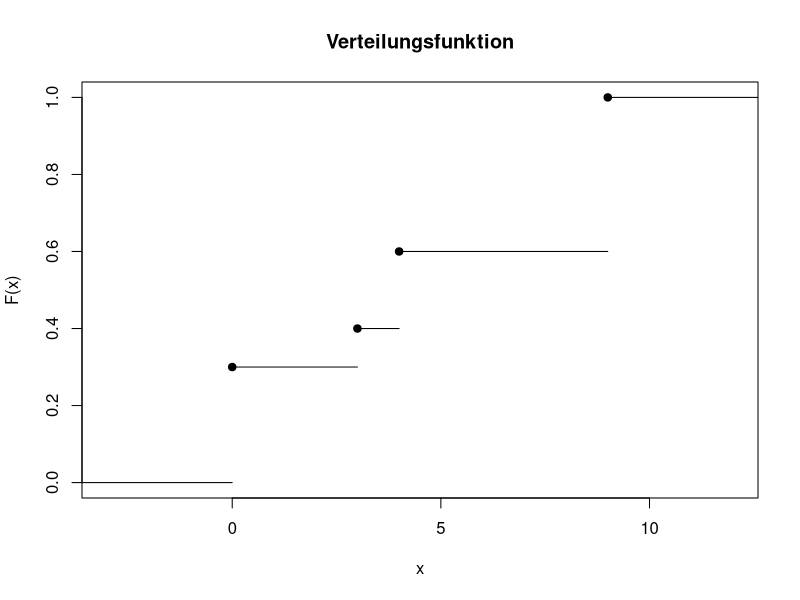
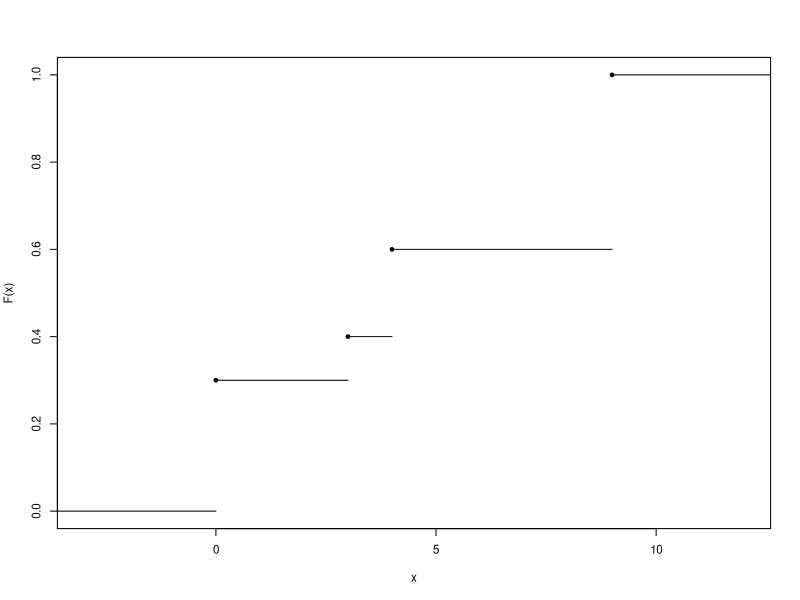
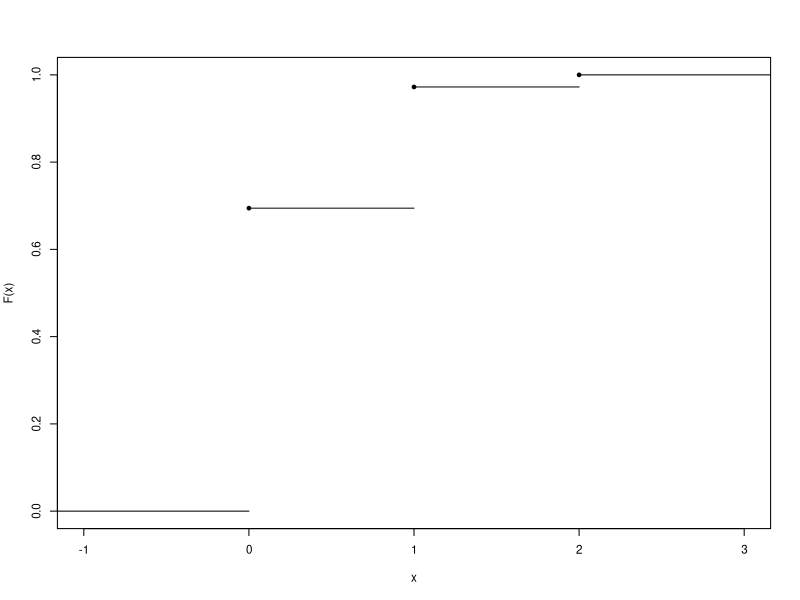
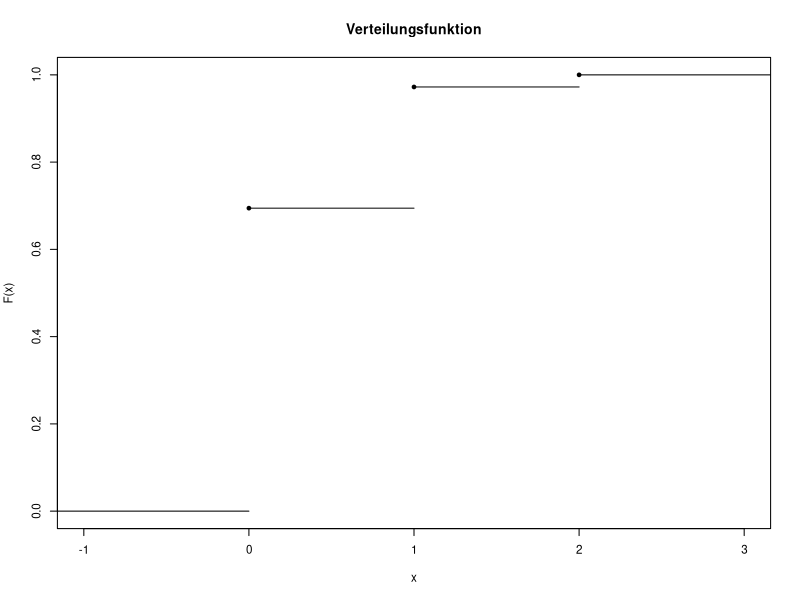
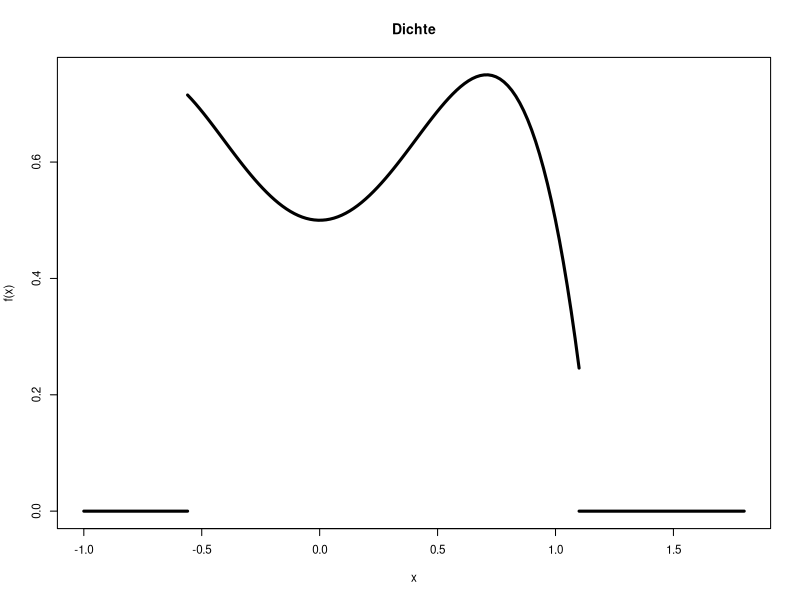
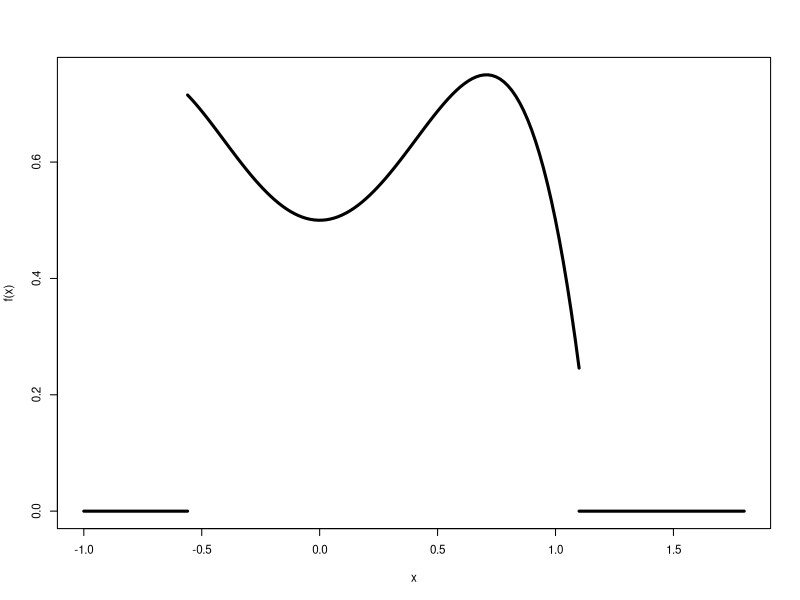
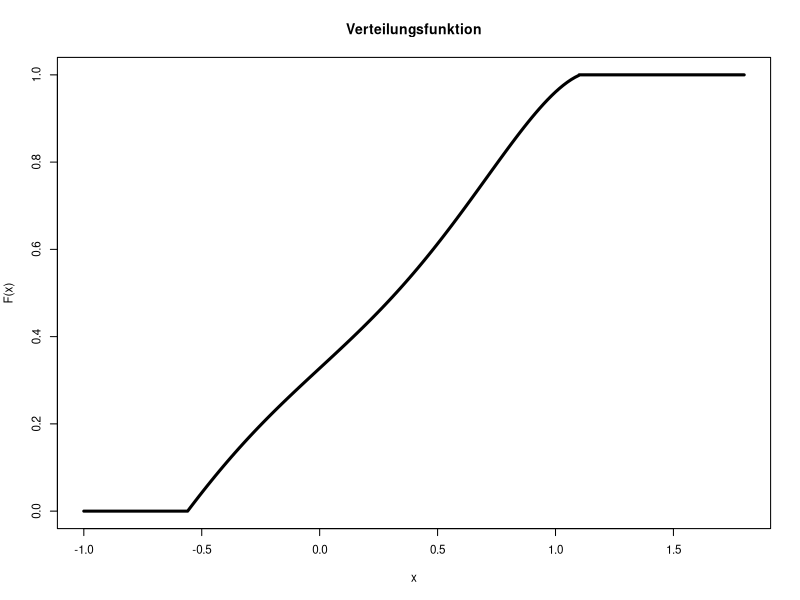
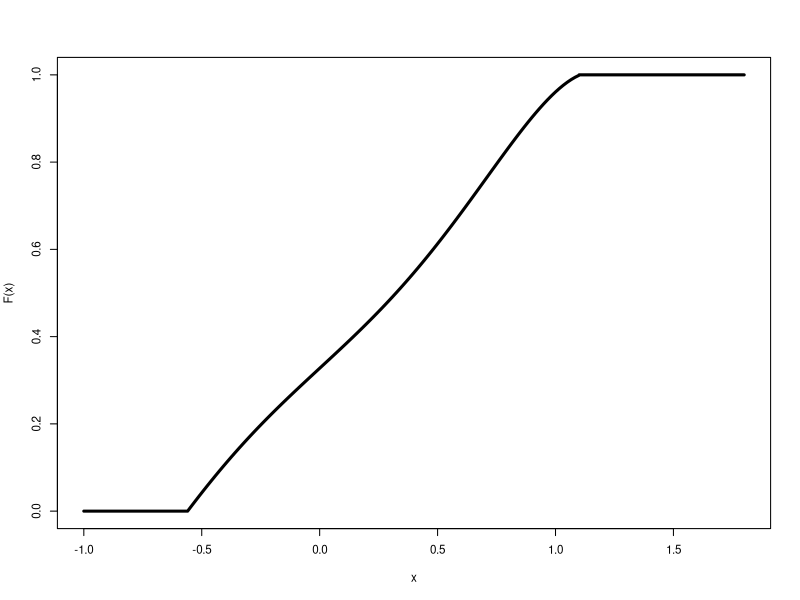

Here is the R script that generated these plots, in order:
## ---- chunk 1
#| code-fold: true
#| code-summary: "R-Code zeigen"
x <- c(0, 3, 4, 9)
y <- c(0, 0.3, 0.4, 0.6, 1)
plot(stepfun(x, y),
     verticals=FALSE, 
     pch=19,
     xlab="x",
     ylab="F(x)",
     main="Verteilungsfunktion")
## ---- chunk 2
#| echo: FALSE
#| fig-cap: "Verteilungsfunktion"
par(cex=0.7)
x <- c(0, 3, 4, 9)
y <- c(0, 0.3, 0.4, 0.6, 1)
plot(stepfun(x, y),
     verticals=FALSE, 
     pch=19,
     xlab="x",
     ylab="F(x)",
     main="")
## ---- chunk 3
#| echo: FALSE
#| fig-cap: "Verteilungsfunktion"
par(cex=0.7)
x <- c(0, 1, 2)
y <- c(0, 25/36, 35/36, 1)
plot(stepfun(x,y),
     verticals=FALSE, 
     pch=19,
     xlab="x",
     ylab="F(x)", 
     main="")
## ---- chunk 4
#| code-fold: true
#| code-summary: "R-Code zeigen"
x <- c(0, 1, 2)
y <- c(0, 25/36, 35/36, 1)
plot(stepfun(x,y),
     verticals=FALSE, 
     pch=19,
     xlab="x",
     ylab="F(x)",
     main="Verteilungsfunktion")
## ---- chunk 5
#| code-fold: true
#| code-summary: "R-Code zeigen"
x <- c(-1, -0.56, NA,
       seq(-0.56, 1.1, length=100),
       NA, 1.1, 1.8)

f <- 0.5-x^4+x^2
f[c(1, 2, 105, 106)] <- 0

plot(x, f, t="l", lwd=3,
     xlab="x", ylab="f(x)",
     main="Dichte")
## ---- chunk 6
#| echo: FALSE
#| fig-cap: "Dichtefunktion"
par(cex=0.7)
x <- c(-1, -0.56, NA,
       seq(-0.56, 1.1, length=100),
       NA, 1.1, 1.8)

f <- 0.5-x^4+x^2
f[c(1, 2, 105, 106)] <- 0

plot(x, f, t="l", lwd=3,
     xlab="x", ylab="f(x)", main="")
## ---- chunk 7
#| code-fold: true
#| code-summary: "R-Code zeigen"
x <- c(-1, -0.56, 
       seq(-0.56, 1.1, length=100),
       1.1, 1.8)
f <- x^3/3-x^5/5+x/2+0.3275

f[1:2] <- 0
f[103:104] <- 1

plot(x, f, t="l", lwd=3,
     xlab="x", ylab="F(x)",
     main="Verteilungsfunktion")
## ---- chunk 8
#| echo: FALSE
#| fig-cap: "Verteilungsfunktion"
par(cex=0.7)
x <- c(-1, -0.56, 
       seq(-0.56, 1.1, length=100),
       1.1, 1.8)
f <- x^3/3-x^5/5+x/2+0.3275

f[1:2] <- 0
f[103:104] <- 1

plot(x, f, t="l", lwd=3,
     xlab="x", ylab="F(x)", main="")
## ---- chunk 9
#| code-fold: true
#| code-summary: "R-Code zeigen"
x <- c(-1, -0.56, NA,
       seq(-0.56, 1.1, length=100),
       NA, 1.1, 1.8)

f <- function(x){
  return(0.5-x^4+x^2)
}

ff <- f(x)
ff[c(1, 2, 105, 106)] <- 0

plot(x, ff, t="l", lwd=3,
     xlab="x", ylab="f(x)",
     main="Approximation des Integrals")

abline(h=0)
dx <- 0.05

g <- seq(0.1,0.8,by=dx)
for(i in 1:(length(g)-1)){
  lines(c(g[i], g[i], g[i]+dx, g[i]+dx),
        c(0, f(g[i]), f(g[i]), 0))
}
## ---- chunk 10
#| echo: FALSE
#| fig-cap: "Approximation des Integrals"
par(cex=0.7)
x <- c(-1, -0.56, NA,
       seq(-0.56, 1.1, length=100),
       NA, 1.1, 1.8)

f <- function(x){
  return(0.5-x^4+x^2)
}

ff <- f(x)
ff[c(1, 2, 105, 106)] <- 0

plot(x, ff, t="l", lwd=3,
     xlab="x", ylab="f(x)", main="")

abline(h=0)
dx <- 0.05

g <- seq(0.1,0.8,by=dx)
for(i in 1:(length(g)-1)){
  lines(c(g[i], g[i], g[i]+dx, g[i]+dx),
        c(0, f(g[i]), f(g[i]), 0))
}
## ---- chunk 11
dx <- 0.001
x <- seq(from=0.1, to=0.8, by=dx)
## ---- chunk 12
f <- 0.5 - x^4 + x^2
## ---- chunk 13
sum(f*dx)
## ---- chunk 14
#| code-fold: true
#| code-summary: "R-Code zeigen"
x <- c(0, 1, 2)
y <- c(0, 25/36, 35/36, 1)

plot(stepfun(x, y),
     verticals=FALSE, 
     pch=19,
     xlab="x",
     ylab="F(x)",
     main="Verteilungsfunktion")
## ---- chunk 15
#| echo: FALSE
#| fig-cap: "Verteilungsfunktion"
par(cex=0.7)
x <- c(0, 1, 2)
y <- c(0, 25/36, 35/36, 1)

plot(stepfun(x, y),
     verticals=FALSE, 
     pch=19,
     xlab="x",
     ylab="F(x)", 
     main="")
## ---- chunk 16
#| code-fold: true
#| code-summary: "R-Code zeigen"
p <- c(0, 25/36, 35/36, 1)
Q <- c(0, 1, 2)

plot(p[1:2], Q[c(1,1)],
     t="l",
     xlab="x",
     ylab="F(x)",
     xlim=c(0,1),
     ylim=c(0,2),
     main="Quantilfunktion")

for(i in 2:length(Q)){
  lines(p[c(i,i+1)], Q[c(i,i)])
}
points(p[2:3], Q[1:2], pch=19)
## ---- chunk 17
#| echo: FALSE
#| fig-cap: "Quantilfunktion"
par(cex=0.7)
p <- c(0, 25/36, 35/36, 1)
Q <- c(0, 1, 2)

plot(p[1:2], Q[c(1,1)],
     t="l",
     xlab="x",
     ylab="F(x)",
     xlim=c(0,1),
     ylim=c(0,2),
     main="")

for(i in 2:length(Q)){
  lines(p[c(i,i+1)], Q[c(i,i)])
}
points(p[2:3], Q[1:2], pch=19)
## ---- chunk 18
dx <- 0.001
x <- seq(-0.56, 1.1, by=dx)
## ---- chunk 19
f <- -x^4+x^2+0.5
## ---- chunk 20
sum(x*f*dx)
## ---- chunk 21
dx <- 0.001
x <- seq(-0.56, 1.1, by=dx)
## ---- chunk 22
f <- -x^4 + x^2 + 0.5
## ---- chunk 23
sum((x-0.2754)^2 * f * dx)
## ---- chunk 24
sum(x^2 * f * dx) - 0.2754^2
